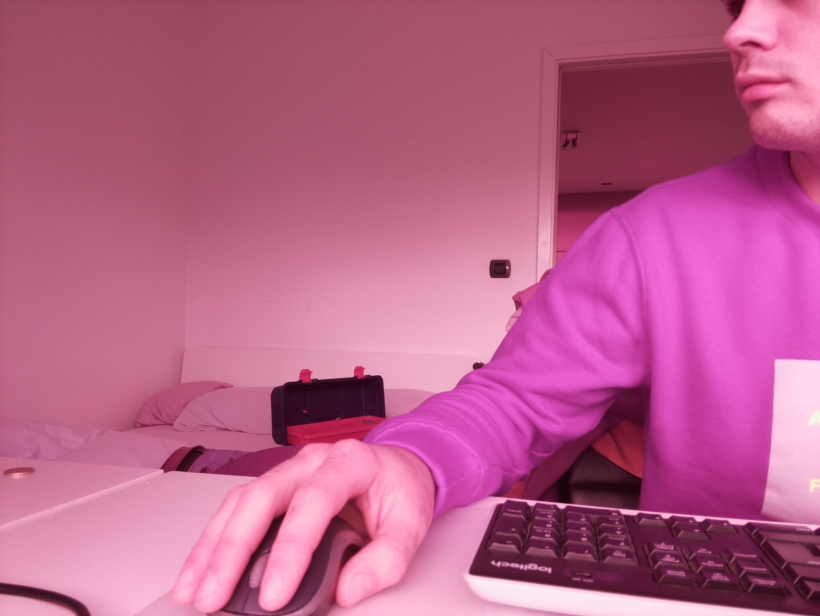
#> input picture original/small-2023-03-25-16-12.jpg, 820 x 616 px; its folder holds only this picture in this run
$ python berekenNDVI.py
#> lines starting #> are read from the running program, lines starting #| are printed output that depends on the picture
#> further down, original is the input picture: shape (616, 820, 3); mean B, G, R 137, 95.5, 185.1
import cv2
import numpy as np
import os
import math
from fastiecm import fastiecm

def contrast_stretch(image):
    in_min = np.percentile(image, 5)
#> in_min = 41
    in_max = np.percentile(image, 95)
#> in_max = 235

    out_min, out_max = 0.0, 255.0
    out = image - in_min
    out *= ((out_min - out_max)/(in_min-in_max))
    out += in_min

    return out

def calc_ndvi(image):
    b, g, r = cv2.split(image)
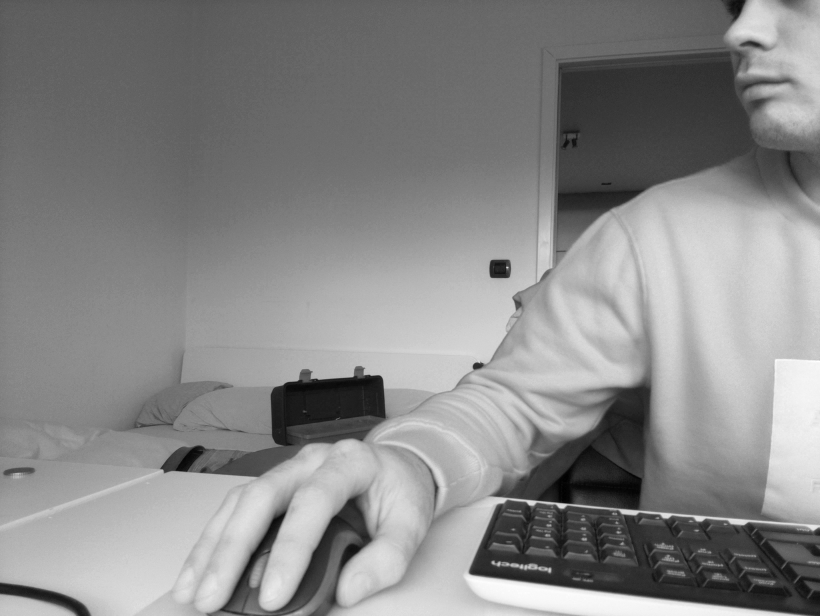
#> b: shape (616, 820) float64; min -1.06, max 314.4, mean 167.2; drawn with min black and max white
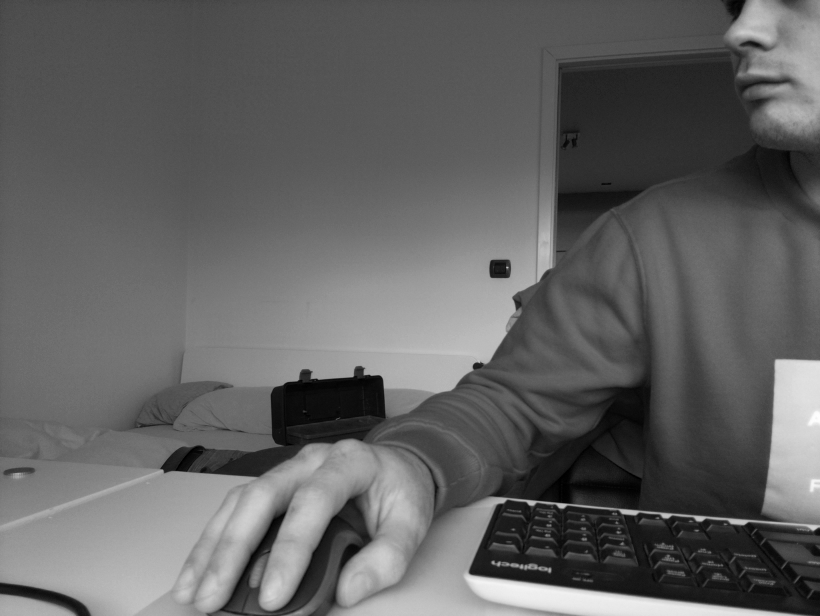
#> g: shape (616, 820) float64; min -12.89, max 313.1, mean 112.6; drawn with min black and max white
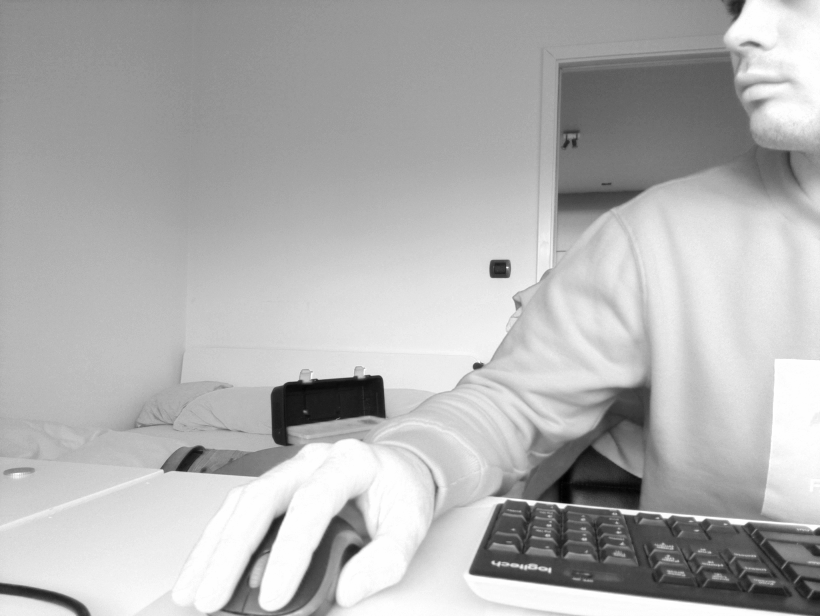
#> r: shape (616, 820) float64; min 18.65, max 322.3, mean 230.5; drawn with min black and max white
    bottom = (r.astype(float)+b.astype(float))
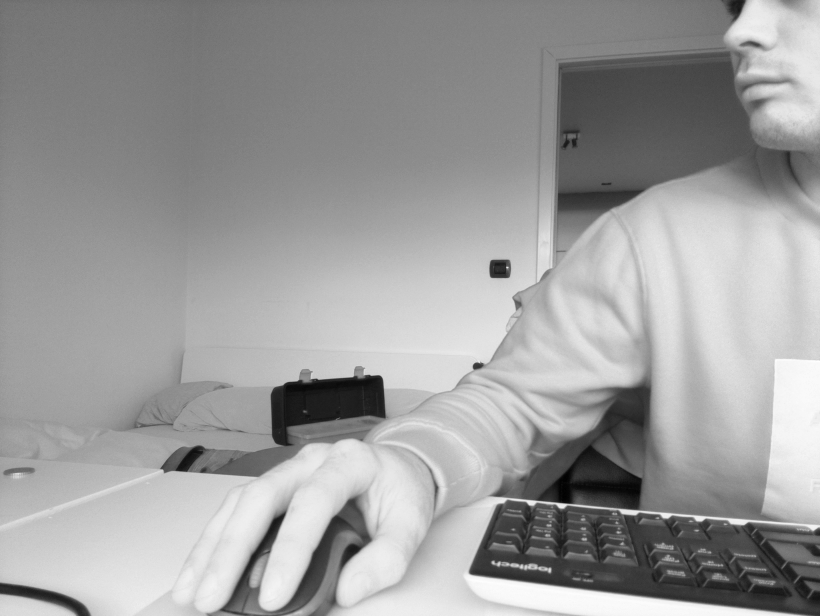
#> bottom: shape (616, 820) float64; min 17.59, max 636.7, mean 397.7; drawn with min black and max white
    bottom[bottom==0] = 0.01
    ndvi = (r.astype(float) - b) / bottom
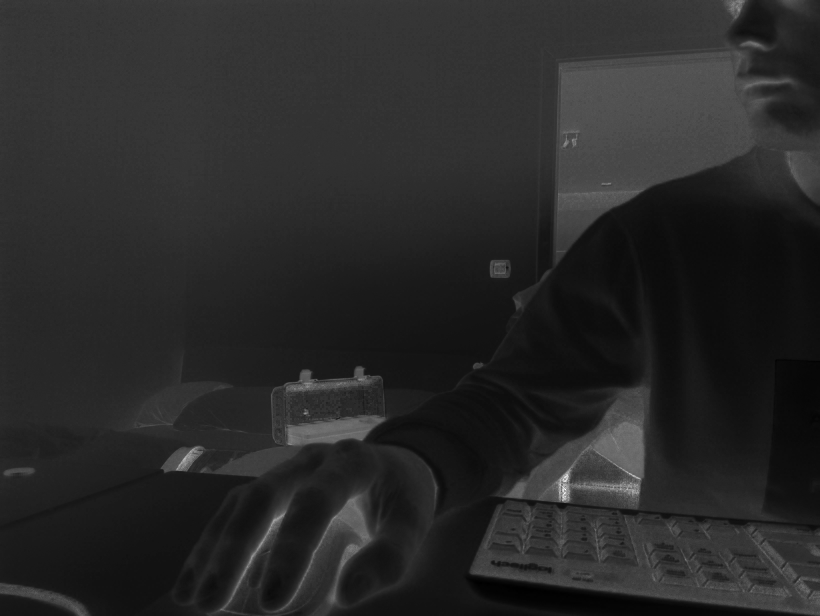
#> ndvi: shape (616, 820) float64; min 0.0021, max 1.12, mean 0.183; drawn with min black and max white
    return ndvi

def compute_stats(image):
    raw_values = [value for line in image for value in line]
    # Remap greyscale value [0, 255] to [-1.0, 1.0]
    values = [2*v/255-1 for v in raw_values]
    values = [x for x in values if x>=0]
    avg = sum(values) / len(values)
    var = sum([(v - avg) * (v - avg) for v in values]) / len(values)
    std = math.sqrt(var)
    return avg, std

orig_fns = os.listdir('original')
orig_fns.sort()

if not os.path.exists('ndvi'):
    os.mkdir('ndvi')

with open('data.csv', 'w') as data_file:
    data_file.write('foto\tavg\tstd\n')
    for orig_fn in orig_fns:
        orig_fp = f"original/{orig_fn}"
        ndvi_bw_fp = f"ndvi/bw_{orig_fn}"
        ndvi_color_fp = f"ndvi/color_{orig_fn}"

        print(f"Processing {orig_fp} into {ndvi_bw_fp} and {ndvi_color_fp}")

        original = cv2.imread(orig_fp)
        contrasted = contrast_stretch(original)
        ndvi = calc_ndvi(contrasted)
        ndvi_contrasted = contrast_stretch(ndvi)
        cv2.imwrite(ndvi_bw_fp, ndvi_contrasted)
        color_mapped_prep = ndvi_contrasted.astype(np.uint8)
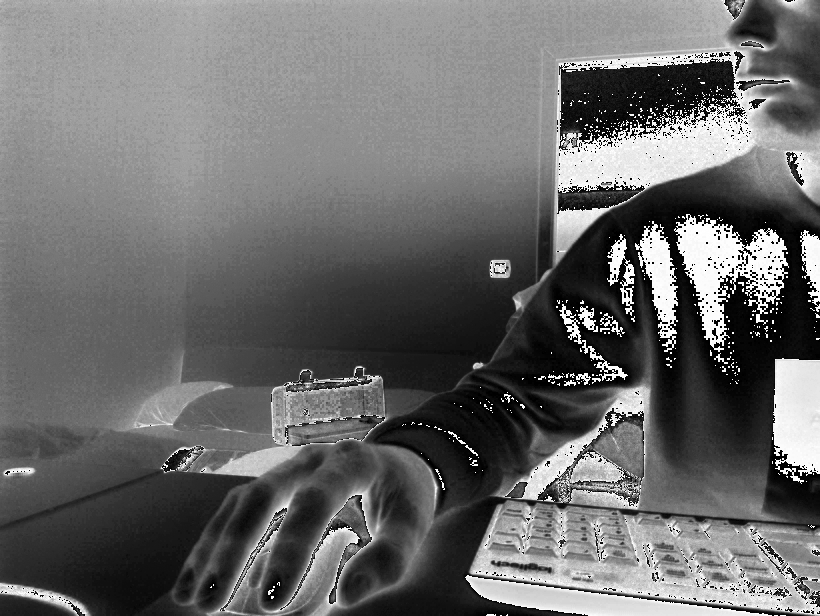
#> color_mapped_prep: shape (616, 820); min 0, max 255, mean 107.1
        color_mapped_image = cv2.applyColorMap(color_mapped_prep, fastiecm)
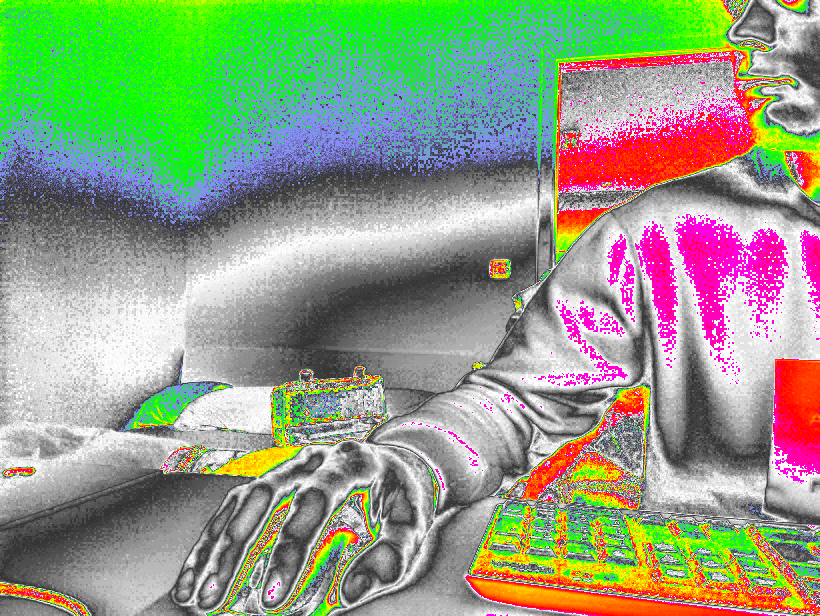
#> color_mapped_image: shape (616, 820, 3); mean B, G, R 131.1, 159.4, 146.4
        cv2.imwrite(ndvi_color_fp, color_mapped_image)

        avg, std = compute_stats(ndvi_contrasted)
#> in compute_stats, `raw_values = [value for line in image for value in line]`: raw_values = 505120 items
#> in compute_stats, `values = [x for x in values if x>=0]`: values = 211585 items
#> in compute_stats, `avg = sum(values) / len(values)`: avg = 0.437
#> in compute_stats, `var = sum([(v - avg) * (v - avg) for v in values]) / len(values)`: var = 0.211
#> in compute_stats, `std = math.sqrt(var)`: std = 0.46
#> std = 0.46
        data_file.write(f"{orig_fn}\t{avg}\t{std}\n")

$ run again, on original/small-2023-03-28-15-19.jpg
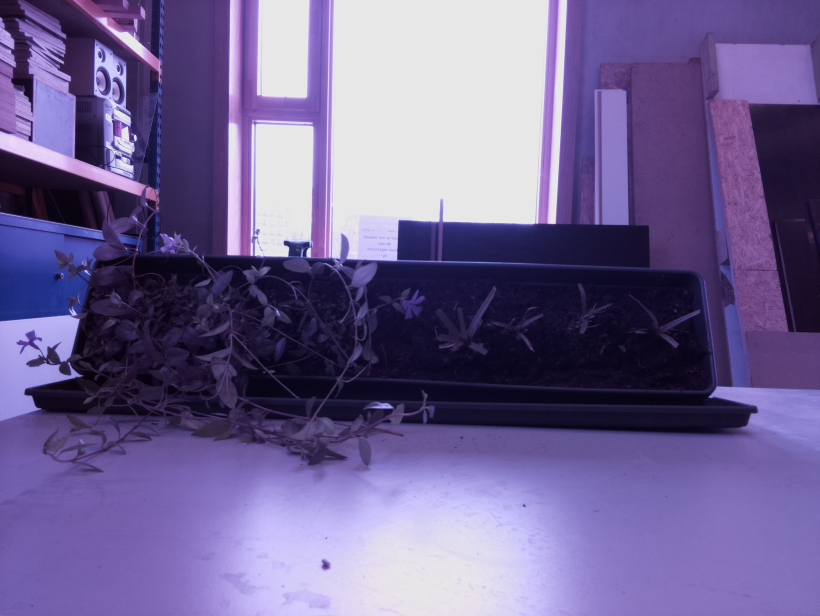
#> input picture original/small-2023-03-28-15-19.jpg, 820 x 616 px
#> original is the input picture: shape (616, 820, 3); mean B, G, R 145.9, 97.9, 111.1
#> in_min = 14
#> in_max = 231
#> in calc_ndvi, `ndvi = (r.astype(float) - b) / bottom`:
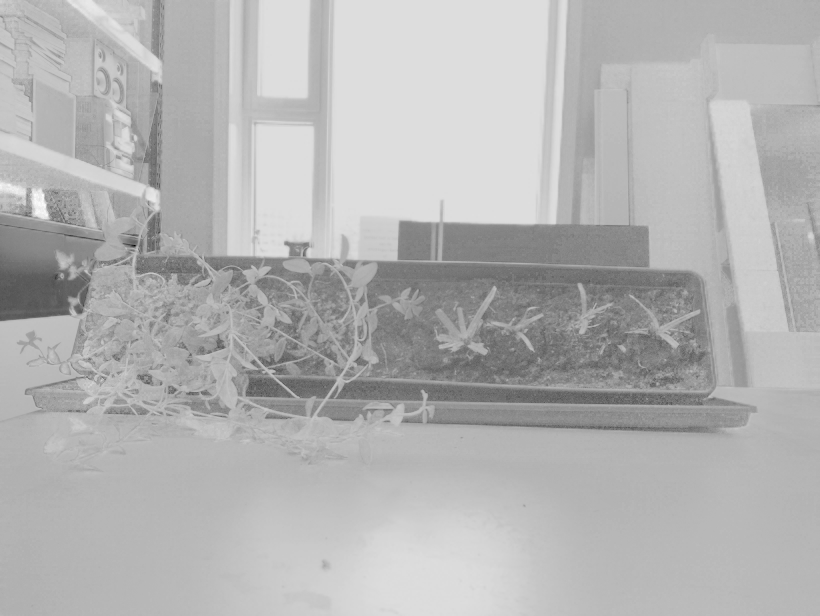
#> ndvi: shape (616, 820) float64; min -1.07, max 0.164, mean -0.202; drawn with min black and max white
#> `color_mapped_image = cv2.applyColorMap(color_mapped_prep, fastiecm)`:
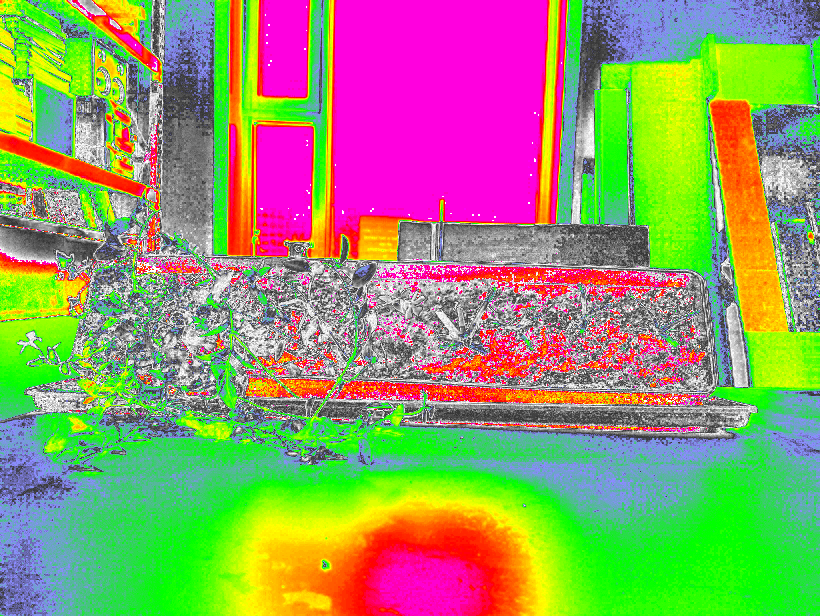
#> color_mapped_image: shape (616, 820, 3); mean B, G, R 103.7, 152.1, 148
#> raw_values = 505120 items
#> in compute_stats, `values = [x for x in values if x>=0]`: values = 370935 items
#> avg = 0.438
#> var = 0.102
#> in compute_stats, `std = math.sqrt(var)`: std = 0.32

$ run again, on original/small-2023-03-28-15-29.jpg
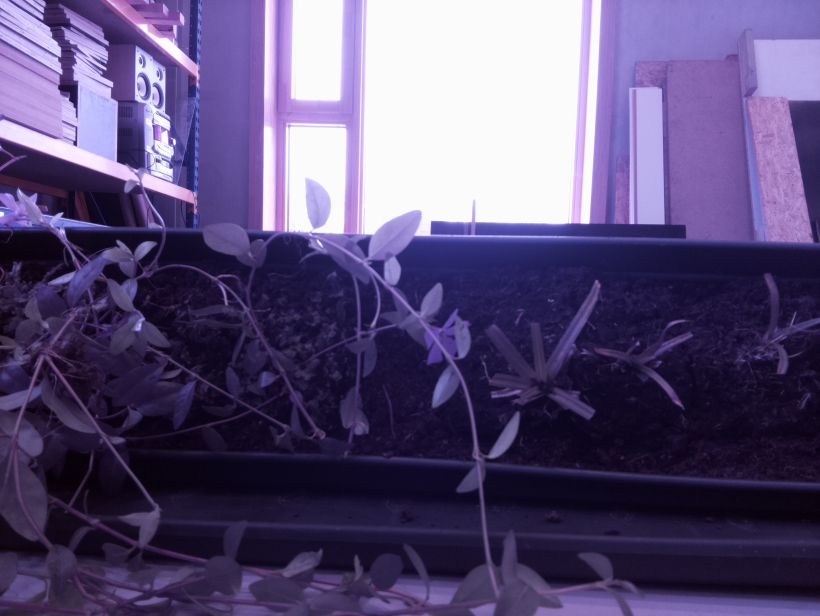
#> input picture original/small-2023-03-28-15-29.jpg, 820 x 616 px
#> original is the input picture: shape (616, 820, 3); mean B, G, R 118.8, 78.2, 90.6
#> in_min = 10
#> in_max = 251
#> in calc_ndvi, `ndvi = (r.astype(float) - b) / bottom`:
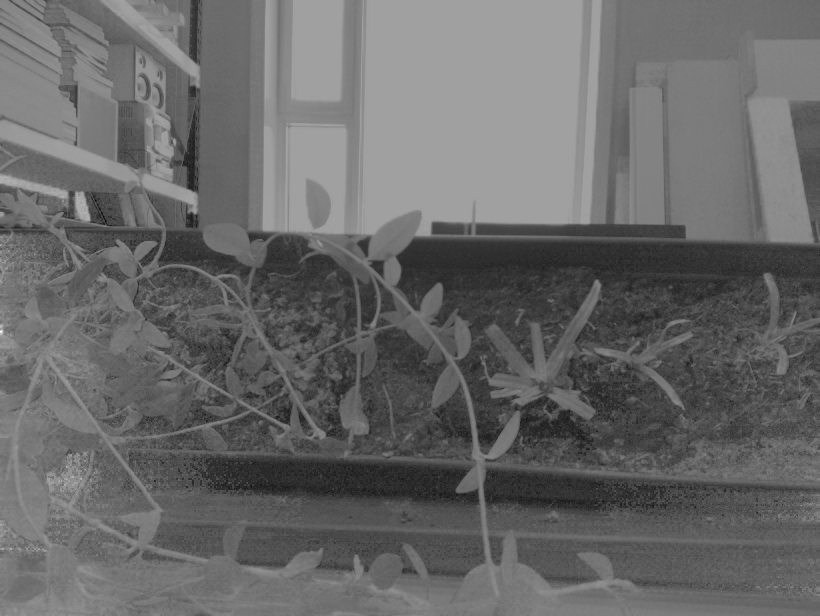
#> ndvi: shape (616, 820) float64; min -0.621, max 0.367, mean -0.216; drawn with min black and max white
#> `color_mapped_image = cv2.applyColorMap(color_mapped_prep, fastiecm)`:
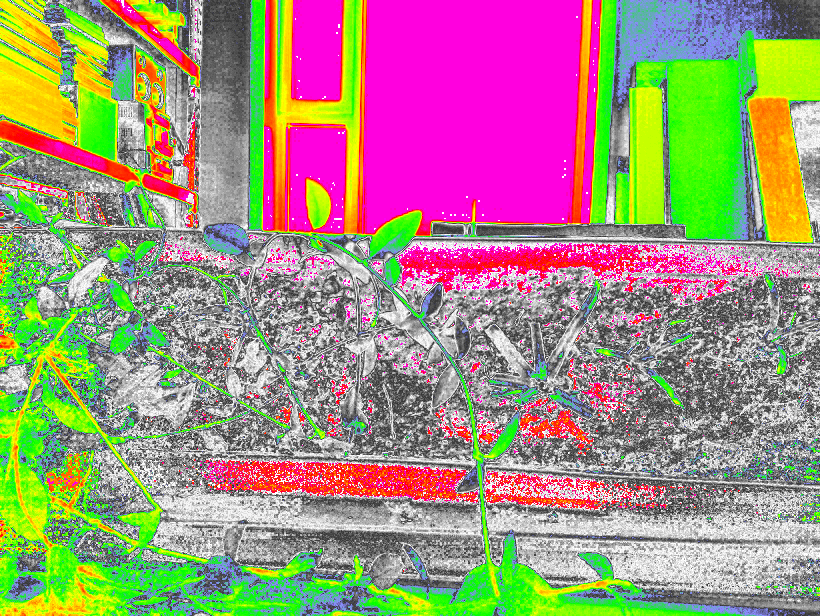
#> color_mapped_image: shape (616, 820, 3); mean B, G, R 125.4, 143.6, 162.3
#> raw_values = 505120 items
#> in compute_stats, `values = [x for x in values if x>=0]`: values = 248918 items
#> avg = 0.486
#> var = 0.121
#> in compute_stats, `std = math.sqrt(var)`: std = 0.348

$ run again, on original/small-2023-03-28-15-39.jpg
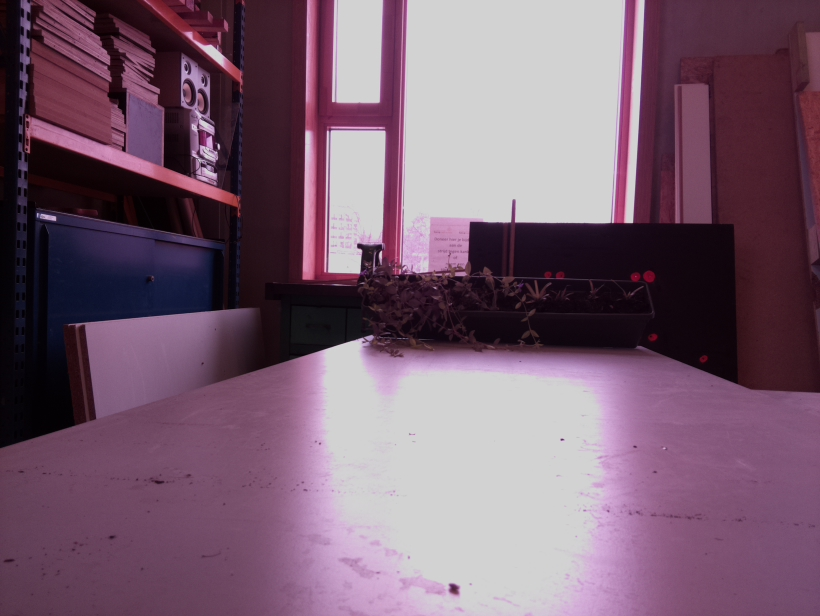
#> input picture original/small-2023-03-28-15-39.jpg, 820 x 616 px
#> original is the input picture: shape (616, 820, 3); mean B, G, R 110.8, 92.6, 119.5
#> in_min = 8
#> in_max = 210
#> `color_mapped_image = cv2.applyColorMap(color_mapped_prep, fastiecm)`:
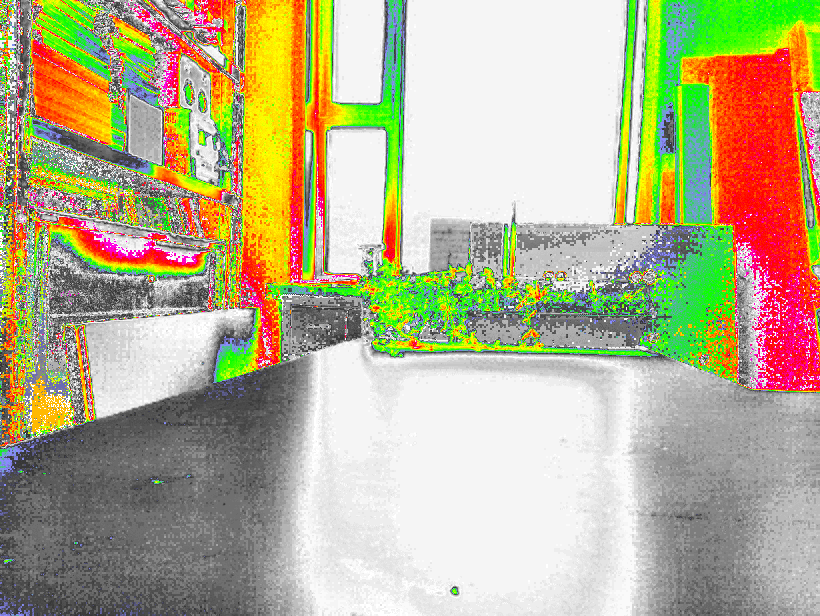
#> color_mapped_image: shape (616, 820, 3); mean B, G, R 142.3, 177.2, 183.3
#> raw_values = 505120 items
#> in compute_stats, `values = [x for x in values if x>=0]`: values = 197311 items
#> avg = 0.562
#> var = 0.291
#> in compute_stats, `std = math.sqrt(var)`: std = 0.539
